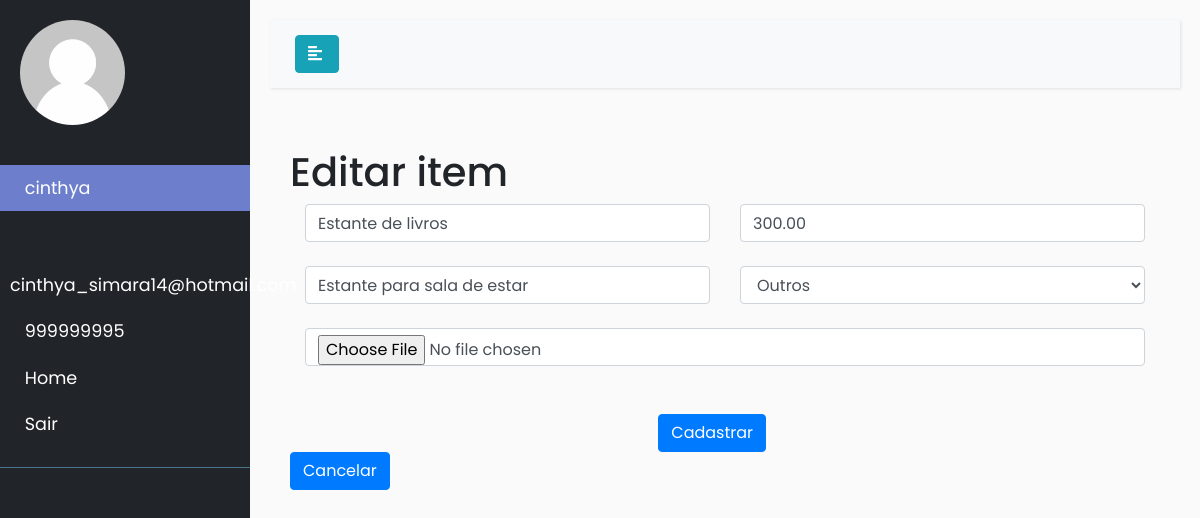
The page /item/editar/15 (signed in) on the database its author committed.
### aluga/models.py (models this page shows)
class Telefone(models.Model):
	telefone = models.CharField(max_length=9, validators=[MinLengthValidator(9),RegexValidator(r'^[0-9]*$', 'Apenas números.')], unique=True, null=True)
	cpf = models.CharField(max_length=11, validators=[MinLengthValidator(11),RegexValidator(r'^[0-9]*$', 'Apenas números.')], unique=True)
	endereco = models.TextField()
	user = models.OneToOneField(User, on_delete=models.CASCADE)

class Item(models.Model):
	user = models.ForeignKey(User, on_delete=models.CASCADE)
	nome = models.CharField(max_length=30)
	preco = models.DecimalField(max_digits=10, decimal_places=2, default=1)
	descricao = models.CharField(max_length=100)
	imagem = models.ImageField(upload_to='itens', null=True, blank=True)
	categoria_choices = (('Calçados', 'Calçados'), ('Roupas', 'Roupas'),
		('Eletrodomésticos', 'Eletrodomésticos'), ('Imóveis', 'Imóveis'), ('Outros', 'Outros'))
	categoria = models.CharField(max_length=16, choices=categoria_choices, default='calcados')

### aluga/views.py (the view, shortened to what this page needs)
# urls.py: path('item/editar/<int:id>', views.itemeditar, name='itemeditar'),
@login_required
def itemeditar(request, id):
        try:
                item = Item.objects.get(pk=id)
        except Item.DoesNotExist as e:
                messages.error(request, 'Item inválido!')
                return redirect('inicio')
        if request.user != item.user:
                return redirect('inicio')
        form = ItemForm(instance=item)
        return render(request, 'item.html',{'form':form, 'texto': 'Editar', 'usuario': request.user})

### aluga/forms.py
class ItemForm(forms.ModelForm):
	def __init__(self, *args, **kwargs):
		super(ItemForm, self).__init__(*args, **kwargs)
		self.fields['nome'].required = True
		self.fields['preco'].required = True
		self.fields['descricao'].required = True
		self.fields['imagem'].widget = forms.FileInput()
		self.fields['categoria'].required = True
		self.fields['nome'].widget.attrs = {'class': 'form-control', 'placeholder':"Nome"}
		self.fields['preco'].widget.attrs = {'class': 'form-control', 'placeholder':"Preço"}
		self.fields['descricao'].widget.attrs = {'class': 'form-control', 'placeholder':"Descrição"}
		self.fields['imagem'].widget.attrs = {'class': 'form-control'}
		self.fields['categoria'].widget.attrs = {'class': 'form-control'}
	class Meta:
		model = Item
		fields = ['nome', 'preco', 'descricao','imagem', 'categoria']

### aluga/templates/item.html (shortened to what this page needs)
{% extends 'base2.html' %}
{% load static %}
{% block foto %} {% static 'anonimo.png' %} {% endblock %}
{% block usuario %}
	<li class="active">
        <a href="" data-toggle="collapse" aria-expanded="false" class="">
            {{ usuario.username }}
        </a>
        <br>
    </li>
    <li>
        <a href="#">
            {{ usuario.email }}
        </a>
        <a href="" data-toggle="collapse" aria-expanded="false" class="">
            {{ usuario.telefone.telefone }}
        </a>
    </li>
{% endblock %}
{% block container %}
<div id="content">
	<h1>{{ texto }} item</h1>
	<form method="post" enctype="multipart/form-data">
		<div class="container-fluid">
		  <div class="row">
		    <div class="col">
		      {{ form.nome }}
		    </div>
		    <br>
		    <div class="col">
		      {{ form.preco }}
		    </div>
		     <br>
		  </div>
		  <div class="row">
		    <div class="col">
		      {{ form.descricao }}
		    </div>
		     <br>
		    <div class="col">
		      {{ form.categoria }}
		    </div>
		     <br>
		  </div>
		  <div class="row">
		    <div class="col">
		      {{ form.imagem }}
		    </div>
		     <br>
		  </div><br> <br>
		  <center>
		 <button type="submit" class="btn btn-primary">Cadastrar</button>
		 </center>
		  </div>
	</form>
	<a href="{% url 'meusitens' %}"><button type="submit" class="btn btn-primary">Cancelar</button></a>
</div>
{% endblock %}

### aluga/templates/base2.html (style rules this page uses)
body { font-family: 'Poppins', sans-serif; background: #fafafa; }
a, a:hover, a:focus { color: inherit; text-decoration: none; transition: all 0.3s; }
#sidebar ul li a { text-align: left; }
#sidebar ul li a { padding: 10px; font-size: 1.1em; display: block; }
#sidebar ul li.active>a, a[aria-expanded="true"] { color: #fff; background: #6d7fcc; }
a[data-toggle="collapse"] { position: relative; }
#content { width: 100%; padding: 20px; min-height: 100vh; transition: all 0.3s; }

### rows shown on the page
Item: nome "Estante de livros", preco "300.00", descricao "Estante para sala de estar", categoria "Outros"

### other values the page prints
{{ usuario.username }} "cinthya"
{{ usuario.email }} "cinthya_simara14@hotmail.com"
{{ usuario.telefone.telefone }} "999999995"
{{ texto }} "Editar"
